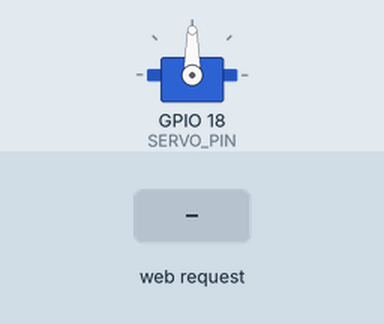
A sketch run on a simulated ESP32. Parts: servo. The inputs (shaded band) are chosen by the test bench. WiFi joins after 1.5 s; servers stay silent unless stated; what the sketch prints to the serial monitor is not drawn.

Above: at 2.8 s.
2.9 s: HTTP request GET /servo?angle=1 received
At 3.64 s:
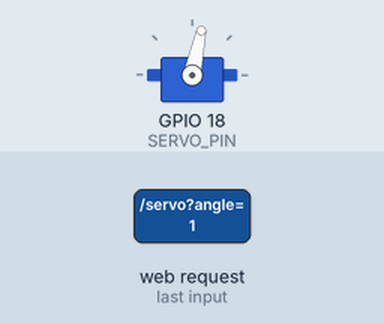
At 4.9 s:
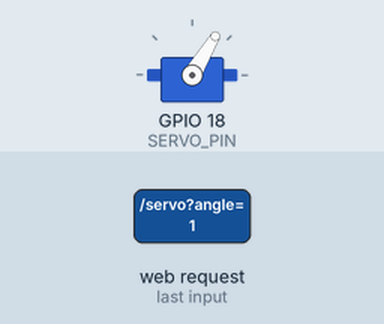
5.9 s: HTTP request GET /center received
8.9 s: HTTP request GET /servo?angle=120 received
11.9 s: HTTP request GET /servo?angle=0 received
At 20.4 s:
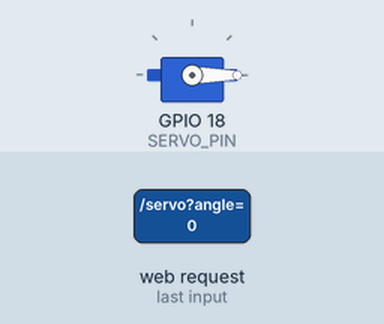
Timing chart, 0 to 21.9 s (numbered marks = the images above; inputs shaded):
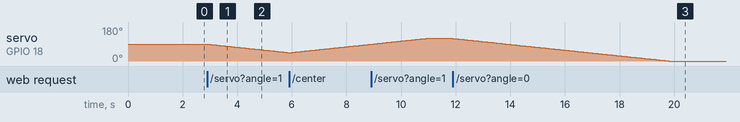

Measured:
- after the input at 2.9 s, servo on GPIO 18 (SERVO_PIN): moves from 90° to 44° over 3.0 s, starting at once
- after the input at 11.9 s, servo on GPIO 18 (SERVO_PIN): moves from 120° to 0° over 7.9 s, starting at once

The sketch:

servo_tracker.ino
```cpp
/*
 * servo_tracker.ino
 *
 * ESP32 pan-servo controller for face tracking.
 * Wiring: servo GND -> GND, servo signal -> D18, servo power -> Vin.
 *
 * Joins your WiFi network, then exposes a tiny HTTP server:
 *   GET /servo?angle=<0-180>   move to an absolute angle
 *   GET /center                move to 90 degrees
 *   GET /status                current angle as plain text
 *
 * Reachable at http://servotracker.local/ once on the network (mDNS),
 * so the PC side does not need to know its DHCP-assigned IP address.
 *
 * Requires the "ESP32Servo" library (Library Manager -> search ESP32Servo).
 */

#include <WiFi.h>
#include <ESPmDNS.h>
#include <WebServer.h>
#include <ESP32Servo.h>

// ---- fill these in before flashing ----
const char *WIFI_SSID = "Y3A";
const char *WIFI_PASSWORD = "RCA@2024";
// ----------------------------------------

const char *MDNS_HOSTNAME = "servotracker"; // reachable at servotracker.local
const int SERVO_PIN = 18;                   // D18
const int SERVO_MIN_ANGLE = 0;
const int SERVO_MAX_ANGLE = 180;
const int SERVO_CENTER_ANGLE = 90;

// limits how fast the horn is allowed to move per update, so a big
// jump in the tracked face position doesn't jerk the mechanism.
// ~15 deg/sec: kept slow because a heavy camera platform overshoots and
// vibrates if the servo slews too fast.
const int MAX_STEP_DEGREES = 1;
const int STEP_INTERVAL_MS = 66;

Servo panServo;
WebServer server(80);

int currentAngle = SERVO_CENTER_ANGLE;
int targetAngle = SERVO_CENTER_ANGLE;
unsigned long lastStepMs = 0;

void handleServo() {
  if (!server.hasArg("angle")) {
    server.send(400, "text/plain", "missing angle param");
    return;
  }
  int angle = server.arg("angle").toInt();
  angle = constrain(angle, SERVO_MIN_ANGLE, SERVO_MAX_ANGLE);
  targetAngle = angle;
  server.send(200, "text/plain", "OK angle=" + String(angle));
}

void handleCenter() {
  targetAngle = SERVO_CENTER_ANGLE;
  server.send(200, "text/plain", "OK centered");
}

void handleStatus() {
  server.send(200, "text/plain", String(currentAngle));
}

void setup() {
  Serial.begin(115200);

  ESP32PWM::allocateTimer(0);
  panServo.setPeriodHertz(50);
  panServo.attach(SERVO_PIN, 500, 2400);
  panServo.write(currentAngle);

  WiFi.mode(WIFI_STA);
  WiFi.begin(WIFI_SSID, WIFI_PASSWORD);
  Serial.print("Connecting to WiFi");
  while (WiFi.status() != WL_CONNECTED) {
    delay(400);
    Serial.print(".");
  }
  Serial.println();
  Serial.print("Connected. IP: ");
  Serial.println(WiFi.localIP());

  if (MDNS.begin(MDNS_HOSTNAME)) {
    Serial.print("mDNS ready at http://");
    Serial.print(MDNS_HOSTNAME);
    Serial.println(".local/");
  } else {
    Serial.println("mDNS setup failed (use the IP above instead)");
  }

  server.on("/servo", handleServo);
  server.on("/center", handleCenter);
  server.on("/status", handleStatus);
  server.begin();
}

void loop() {
  server.handleClient();

  unsigned long now = millis();
  if (now - lastStepMs >= STEP_INTERVAL_MS && currentAngle != targetAngle) {
    lastStepMs = now;
    int diff = targetAngle - currentAngle;
    int step = constrain(diff, -MAX_STEP_DEGREES, MAX_STEP_DEGREES);
    currentAngle += step;
    panServo.write(currentAngle);
  }
}
```
